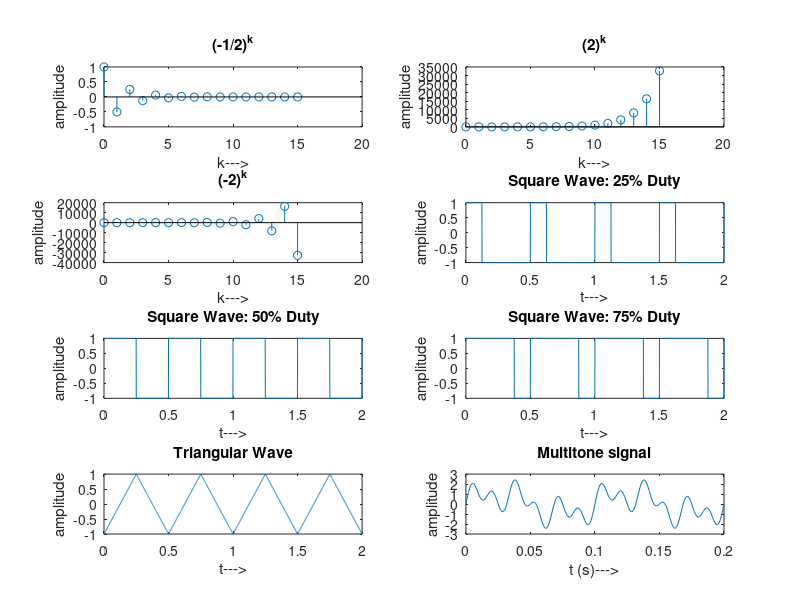

Source code (MATLAB):
clc; close all; 
k = 0:15;                
twave = 0:0.001:2;       
fs = 1000;                
tmt = 0:1/fs:0.2;        
x1 = (-1/2).^k;
x2 = (2).^k;
x3 = (-2).^k;
sq25 = square(2*pi*2*twave, 25);
sq50 = square(2*pi*2*twave, 50);
sq75 = square(2*pi*2*twave, 75);
triwave = sawtooth(2*pi*2*twave, 0.5);
multitone = sin(2*pi*10*tmt) + sin(2*pi*30*tmt) + sin(2*pi*60*tmt);
subplot(4,2,1); stem(k, x1); title('(-1/2)^k');
ylabel('amplitude'); xlabel('k--->');
subplot(4,2,2); stem(k, x2); title('(2)^k');
ylabel('amplitude'); xlabel('k--->');
subplot(4,2,3); stem(k, x3); title('(-2)^k');
ylabel('amplitude'); xlabel('k--->'); 
subplot(4,2,4); plot(twave, sq25); title('Square Wave: 25% Duty');
ylabel('amplitude'); xlabel('t--->');
subplot(4,2,5); plot(twave, sq50); title('Square Wave: 50% Duty');
ylabel('amplitude'); xlabel('t--->'); 
subplot(4,2,6); plot(twave, sq75); title('Square Wave: 75% Duty');
ylabel('amplitude'); xlabel('t--->'); 
subplot(4,2,7); plot(twave, triwave); title('Triangular Wave');
ylabel('amplitude'); xlabel('t--->');
subplot(4,2,8); plot(tmt, multitone); title('Multitone signal');
ylabel('amplitude'); xlabel('t (s)--->');
